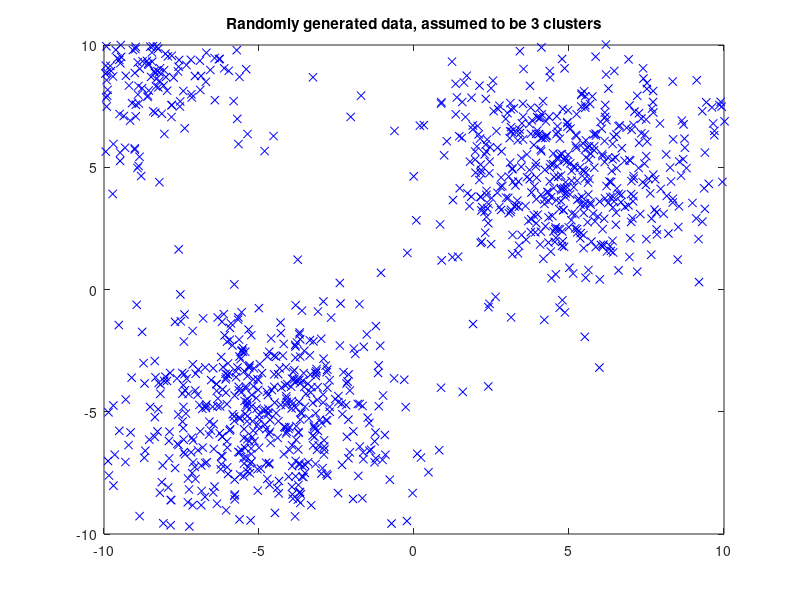

The MATLAB source for this figure: (Note: this script raises an error after producing the figure.)

% generate some random 2-d data
figure;
data_one = mvnrnd([-5, -5], eye(2) * 5, 500);
data_two = mvnrnd([5, 5], eye(2) * 5, 500);
data_three = mvnrnd([-10, 10], eye(2) * 5, 500);
data = [data_one;data_two;data_three];
plot(data(:,1), data(:,2), 'bx');
title("Randomly generated data, assumed to be 3 clusters");
axis([-10 10 -10 10]);
saveas(gcf, 'problem-1-random-points.png');

% k-means cluster assignments, desired number of clusters = 3
k_means_assignments = k_means(data, 3);
% disp(k_means_assignments);

figure;
scatter(data(:,1), data(:,2), [], k_means_assignments);
title("Cluster assignments after training k-means and k=3");
axis([-10 10 -10 10]);
saveas(gcf, 'problem-1-random-points-CLUSTERED-k3.png');


% k-means cluster assignments, desired number of clusters = 2
k_means_assignments = k_means(data, 2);
% disp(k_means_assignments);

figure;
scatter(data(:,1), data(:,2), [], k_means_assignments);
title("Cluster assignments after training k-means and k=2");
axis([-10 10 -10 10]);
saveas(gcf, 'problem-1-random-points-CLUSTERED-k2.png');

%% perform spectral clustering
spectral_k_means_assignments = k_means_spec(data, 3, 1);
figure;
scatter(data(:,1), data(:,2), [], spectral_k_means_assignments);
title("Cluster assignments after training spectral k-means and k=3");
axis([-10 10 -10 10]);
saveas(gcf, 'problem-1-random-points-SPECTRAL-CLUSTERED-k3.png');